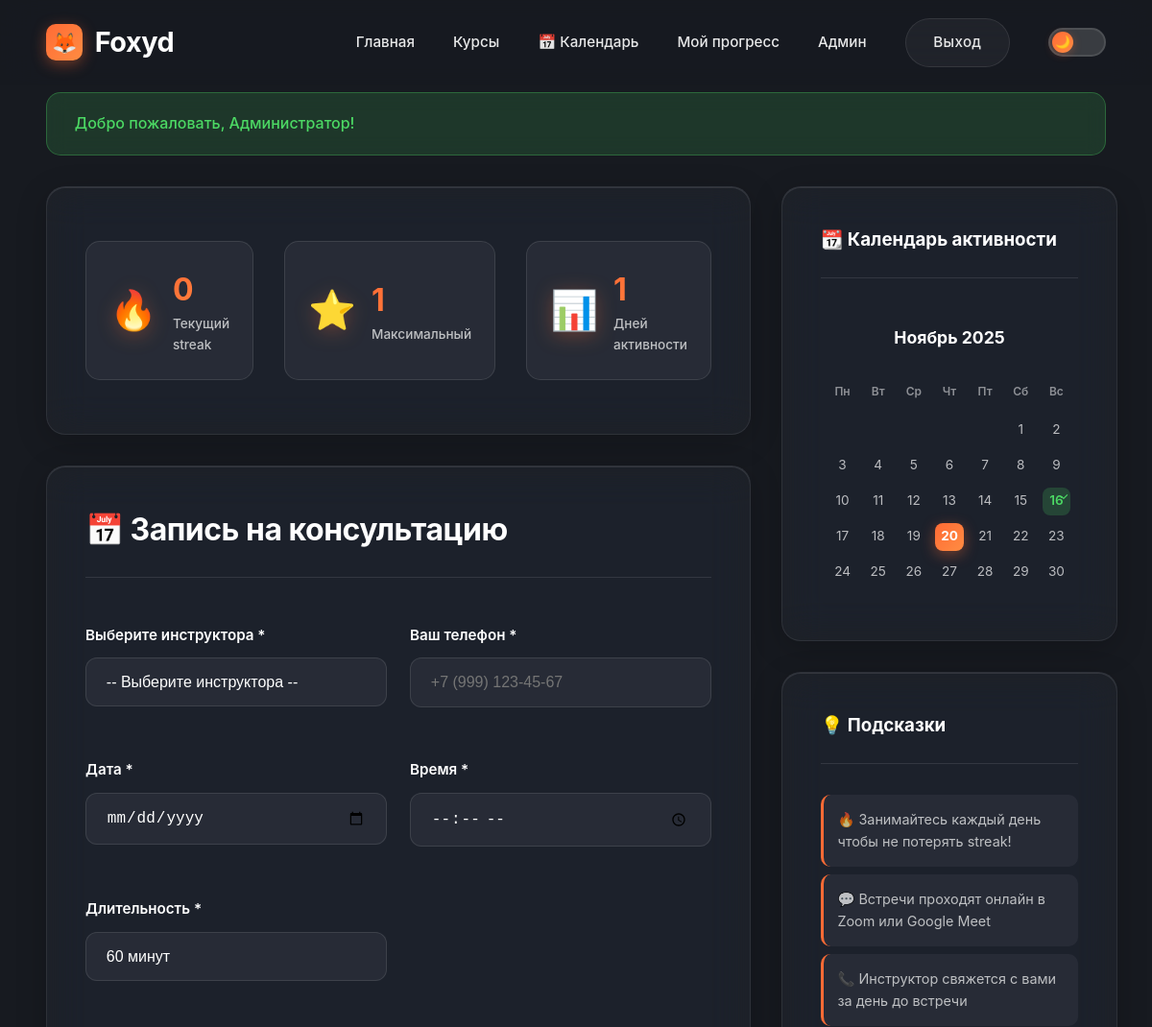
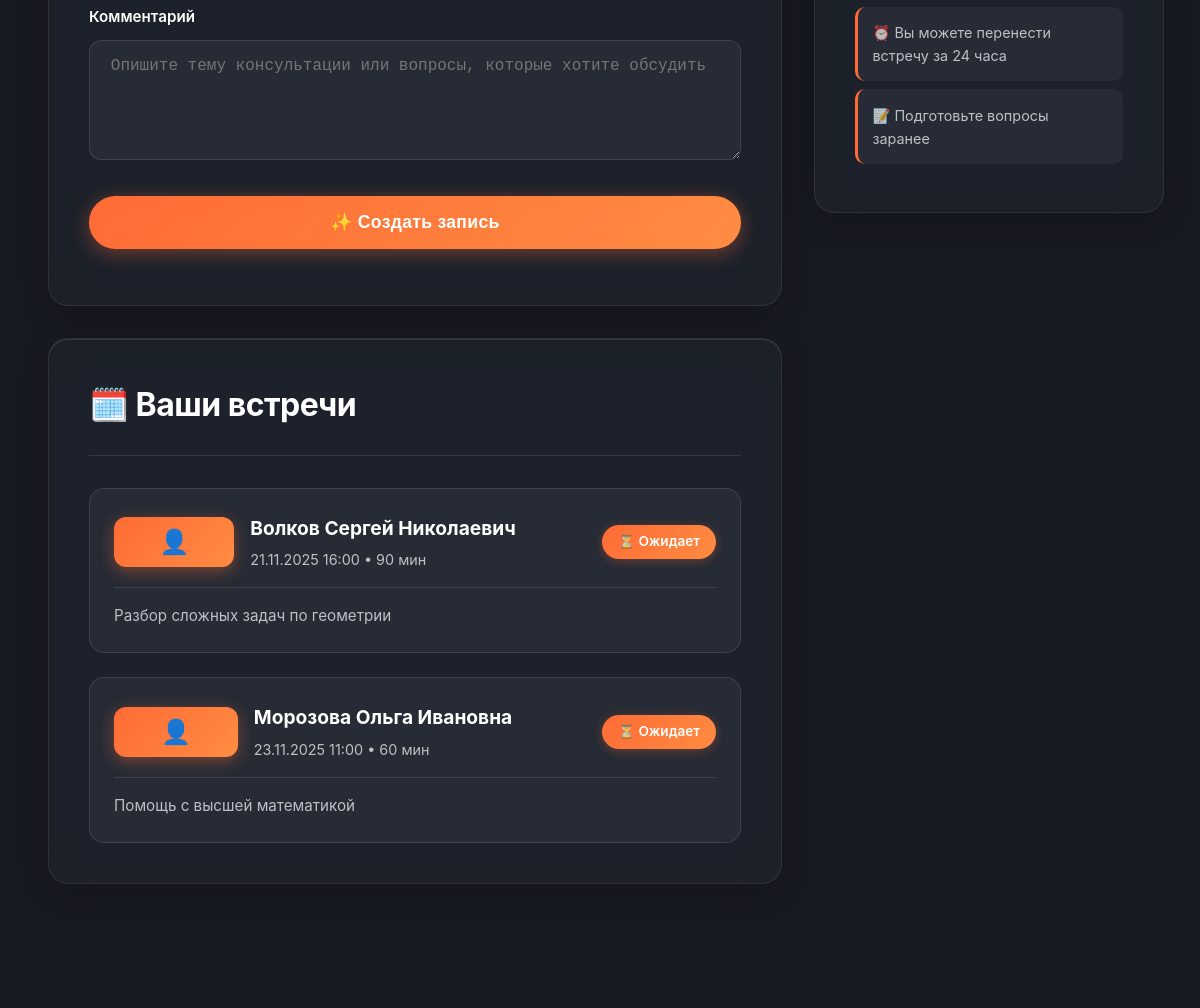
Before: /calendar (signed in, upper part) with the older database file (2 pictures, top to bottom).
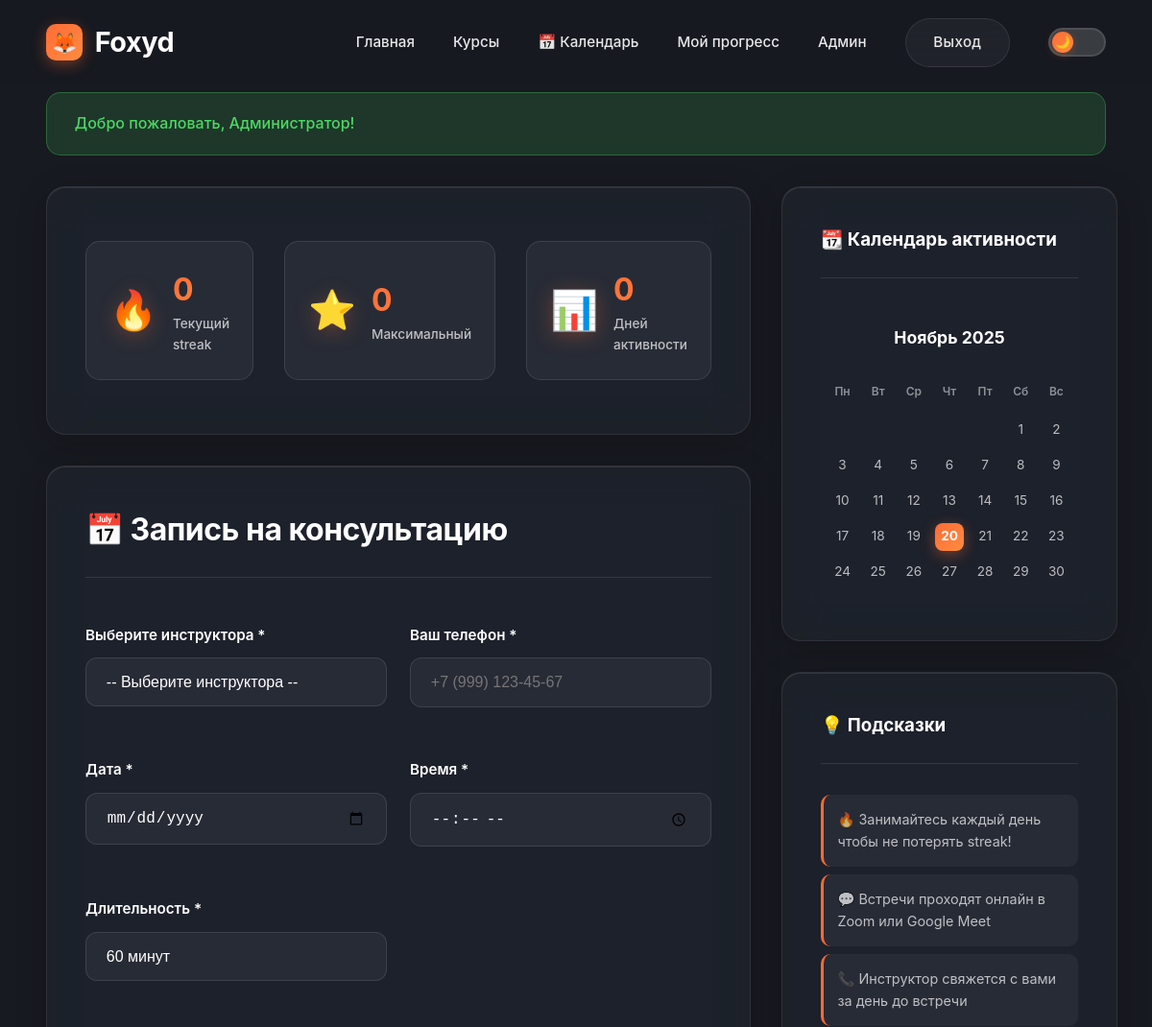
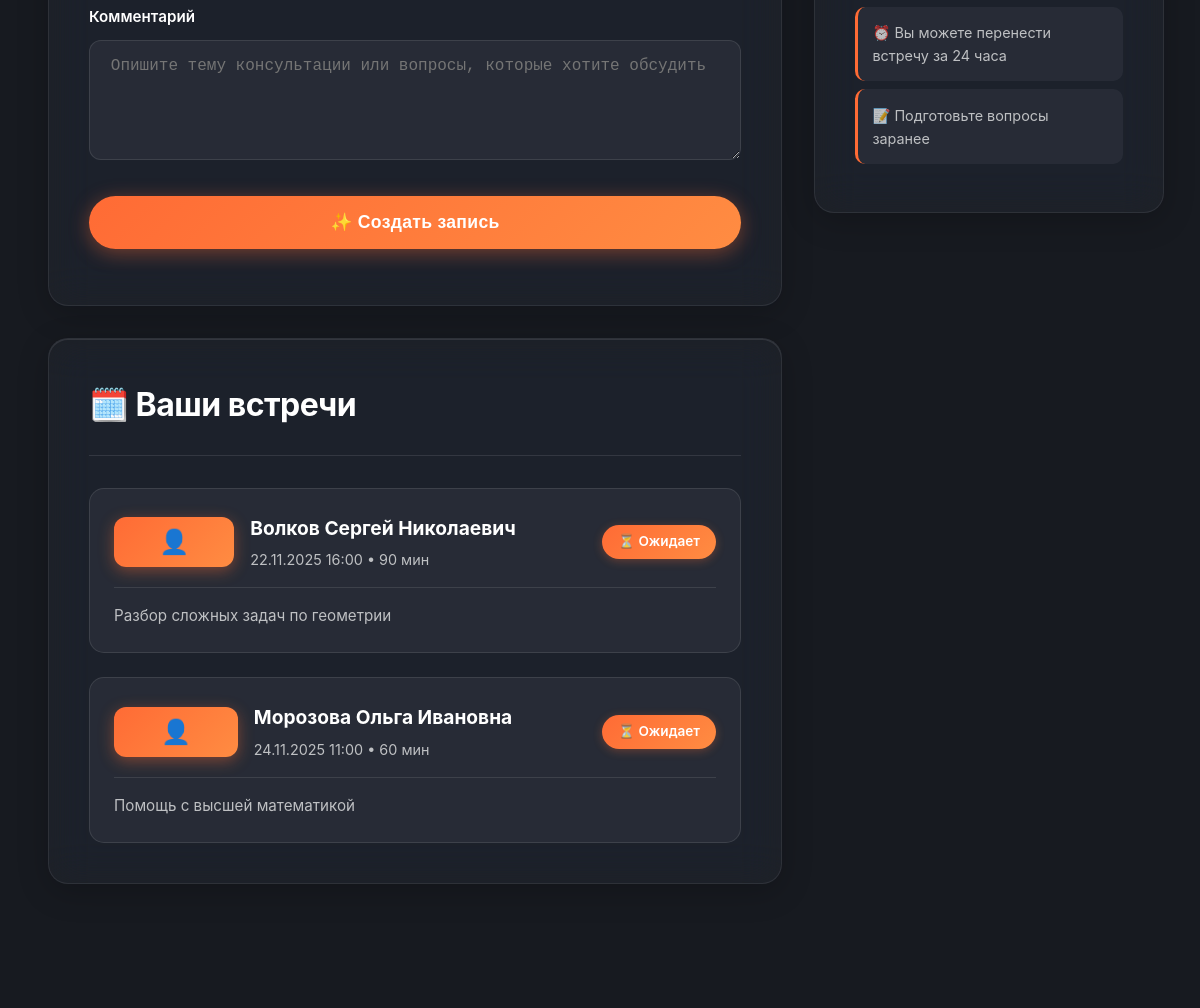
After: the same page with the newer database file (2 pictures, top to bottom).
### tables this page shows
CREATE TABLE appointments (
                id INTEGER PRIMARY KEY AUTOINCREMENT,
                student_id INTEGER NOT NULL,
                instructor_id INTEGER NOT NULL,
                appointment_date DATETIME NOT NULL,
                duration INTEGER DEFAULT 60,
                notes TEXT,
                status TEXT DEFAULT 'pending',
                created_at DATETIME DEFAULT CURRENT_TIMESTAMP,
                FOREIGN KEY (student_id) REFERENCES users(id),
                FOREIGN KEY (instructor_id) REFERENCES users(id)
            );

CREATE TABLE users (
                id INTEGER PRIMARY KEY AUTOINCREMENT,
                email TEXT UNIQUE NOT NULL,
                password TEXT NOT NULL,
                name TEXT NOT NULL,
                phone TEXT,
                role TEXT DEFAULT 'student',
                avatar TEXT,
                verified INTEGER DEFAULT 1,
                created_at DATETIME DEFAULT CURRENT_TIMESTAMP
            );

### includes/functions.php (called while the page is built, shortened)
<?php
function isLoggedIn() {
    return isset($_SESSION['user_id']);
}
function getCurrentUserId() {
    return $_SESSION['user_id'] ?? null;
}
function getCurrentUser() {
    global $conn;
    try {
        $stmt = $conn->prepare("SELECT * FROM users WHERE id = ?");
        $stmt->execute([getCurrentUserId()]);
        $user = $stmt->fetch(PDO::FETCH_ASSOC);
        return $user;
    } catch (Exception $e) {
        return null;
    }
}
function isAdmin() {
    $user = getCurrentUser();
    return $user && $user['role'] === 'admin';
}
function e($string) {
    if ($string === null || $string === '') {
        return '';
    }
    return htmlspecialchars((string)$string, ENT_QUOTES, 'UTF-8');
}
function formatDate($date) {
    return date('d.m.Y H:i', strtotime($date));
}
function getUpcomingAppointments($userId) {
    global $conn;
    $stmt = $conn->prepare("
        SELECT a.*, u.name as instructor_name
        FROM appointments a
        LEFT JOIN users u ON a.instructor_id = u.id
        WHERE a.student_id = ? AND a.appointment_date >= datetime('now')
        ORDER BY a.appointment_date ASC
    ");
    $stmt->execute([$userId]);
    return $stmt->fetchAll(PDO::FETCH_ASSOC);
}

### pages/calendar.php (the view, shortened to what the changed rows need)
<?php
$user = getCurrentUser();
$upcomingAppointments = getUpcomingAppointments($user['id']);
$stmt = $conn->prepare("
    SELECT DISTINCT DATE(completed_at) as activity_date
    FROM progress
    WHERE user_id = ? AND completed = 1 AND completed_at IS NOT NULL
    ORDER BY activity_date DESC
");
$stmt->execute([$user['id']]);
$activityDates = $stmt->fetchAll(PDO::FETCH_COLUMN);
$currentStreak = 0;
$maxStreak = 0;
if (!empty($activityDates)) {
    $maxStreak = 1;
}
include __DIR__ . '/../templates/header.php';
?>
<div class="calendar-container">
    <div class="calendar-main">
        <div class="card glass-card">
            <div class="streak-stats">
                <div class="streak-item">
                    <div class="streak-icon">🔥</div>
                    <div class="streak-info">
                        <div class="streak-value"><?= $currentStreak ?></div>
                        <div class="streak-label">Текущий streak</div>
                    </div>
                </div>
                <div class="streak-item">
                    <div class="streak-icon">⭐</div>
                    <div class="streak-info">
                        <div class="streak-value"><?= $maxStreak ?></div>
                        <div class="streak-label">Максимальный</div>
                    </div>
                </div>
                <div class="streak-item">
                    <div class="streak-icon">📊</div>
                    <div class="streak-info">
                        <div class="streak-value"><?= count($activityDates) ?></div>
                        <div class="streak-label">Дней активности</div>
                    </div>
                </div>
            </div>
        </div>
        <div class="card glass-card">
            <div class="card-header">
                <h2 class="card-title">📅 Запись на консультацию</h2>
            </div>
            <form method="POST" class="appointment-form">
                <div class="form-grid">
                    <div class="form-group">
                        <label for="instructor_id">Выберите инструктора *</label>
                        <select id="instructor_id" name="instructor_id" class="form-control" required>
                            <option value="">-- Выберите инструктора --</option>
                        </select>
                    </div>
                    <div class="form-group">
                        <label for="phone">Ваш телефон *</label>
                        <input
                            type="tel"
                            id="phone"
                            name="phone"
                            class="form-control"
                            placeholder="+7 (999) 123-45-67"
                            value="<?= e($user['phone'] ?? '') ?>"
                            required
                        >
                    </div>
                    <div class="form-group">
                        <label for="appointment_date">Дата *</label>
                        <input
                            type="date"
                            id="appointment_date"
                            name="appointment_date"
                            class="form-control"
                            min="<?= date('Y-m-d') ?>"
                            required
                        >
                    </div>
                    <div class="form-group">
                        <label for="appointment_time">Время *</label>
                        <input
                            type="time"
                            id="appointment_time"
                            name="appointment_time"
                            class="form-control"
                            required
                        >
                    </div>
                    <div class="form-group">
                        <label for="duration">Длительность *</label>
                        <select id="duration" name="duration" class="form-control" required>
                            <option value="60" selected>60 минут</option>
                        </select>
                    </div>
                </div>
                <div class="form-group">
                    <label for="notes">Комментарий</label>
                    <textarea
                        id="notes"
                        name="notes"
                        class="form-control"
                        rows="3"
                        placeholder="Опишите тему консультации или вопросы, которые хотите обсудить"
                    ></textarea>
                </div>
                <button type="submit" name="create_appointment" class="btn btn-primary btn-large">
                    ✨ Создать запись
                </button>
            </form>
        </div>
        <div class="card glass-card">
            <div class="card-header">
                <h2 class="card-title">🗓️ Ваши встречи</h2>
            </div>
            <?php if (empty($upcomingAppointments)): ?>
                <div class="empty-state">
                    <div class="empty-icon">📅</div>
                    <h3>У вас пока нет запланированных встреч</h3>
                    <p>Создайте запись к инструктору, чтобы получить персональную консультацию</p>
                </div>
            <?php else: ?>
                <div class="appointments-list">
                    <?php foreach ($upcomingAppointments as $appointment): ?>
                        <div class="appointment-card">
                            <div class="appointment-header">
                                <div class="appointment-icon">👤</div>
                                <div>
                                    <h3><?= e($appointment['instructor_name']) ?></h3>
                                    <p class="appointment-meta">
                                        <?= formatDate($appointment['appointment_date']) ?>
                                        • <?= $appointment['duration'] ?> мин
                                    </p>
                                </div>
                                <span class="badge <?= $appointment['status'] === 'confirmed' ? 'badge-green' : 'badge-orange' ?>">
                                    <?= $appointment['status'] === 'pending' ? '⏳ Ожидает' : '✓ Подтверждено' ?>
                                </span>
                            </div>
                            <?php if (!empty($appointment['notes'])): ?>
                                <div class="appointment-notes">
                                    <?= nl2br(e($appointment['notes'])) ?>
                                </div>
                            <?php endif; ?>
                        </div>
                    <?php endforeach; ?>
                </div>
            <?php endif; ?>
        </div>
    </div>
    <div class="calendar-sidebar">
        <div class="card glass-card">
            <div class="card-header">
                <h3>📆 Календарь активности</h3>
            </div>
            <div id="activity-calendar"></div>
        </div>
        <div class="card glass-card">
            <div class="card-header">
                <h3>💡 Подсказки</h3>
            </div>
            <ul class="tips-list">
                <li>🔥 Занимайтесь каждый день чтобы не потерять streak!</li>
                <li>💬 Встречи проходят онлайн в Zoom или Google Meet</li>
                <li>📞 Инструктор свяжется с вами за день до встречи</li>
                <li>⏰ Вы можете перенести встречу за 24 часа</li>
                <li>📝 Подготовьте вопросы заранее</li>
            </ul>
        </div>
    </div>
</div>
<?php include __DIR__ . '/../templates/footer.php'; ?>

Changed rows visible on the page:
changed appointments "Разбор сложных задач по геометрии": appointment_date "21.11.2025 16:00" → "22.11.2025 16:00"
changed appointments "Помощь с высшей математикой": appointment_date "23.11.2025 11:00" → "24.11.2025 11:00"
Other visible differences:
$maxStreak: "1" → "0"
count($activityDates): "1" → "0"
